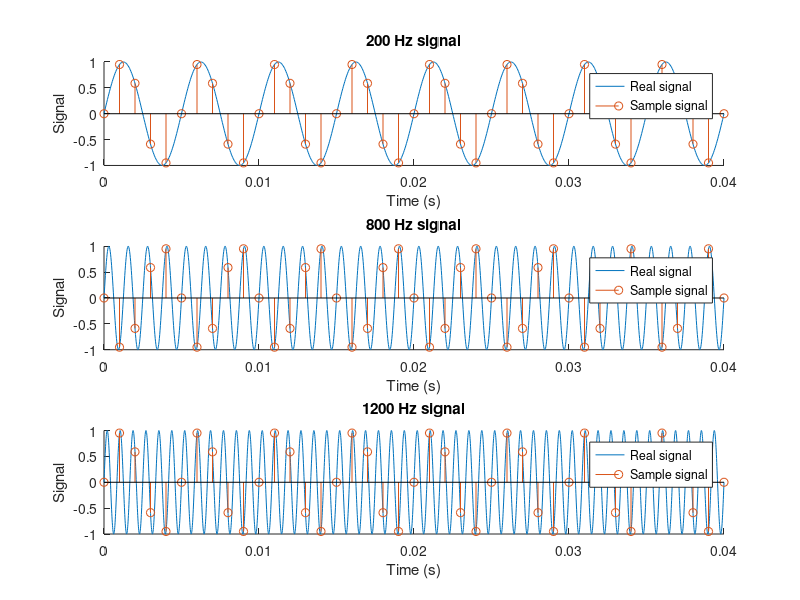

The MATLAB source for this figure:

% Lambda defines
sinusoide = @(t, f, phi)        sin(2*pi*f*t + phi);
muestreo_f = @(func, t)         struct('x', func(t), 't', t);
muestreo = @(func, t0, tf, Fs)  muestreo_f(func, t0:(1/Fs):tf);

% Plot results
figure;

freq = [200, 800, 1200];

for i=1:length(freq)
    subplot(3,1,i);
    title(sprintf('%d Hz signal', freq(i)));
    hold on;
    xlim([0, 0.04]);
    
    xa = @(t) sinusoide(t, freq(i), 0);
    fplot(xa,[0,0.04]);
    xa_m = muestreo(xa, 0, 0.04, 1000);
    stem(xa_m.t, xa_m.x);

    xlabel('Time (s)');
    ylabel('Signal');
    legend('Real signal', 'Sample signal')
end

% Answer:
% Cuando se muestrea la señal de 800 Hz a 1 kHz se observa una señal de 
% 200 Hz, desfasada pi radianes, ya que la señal original proviene de una 
% función impar y el manchado espectral inverte la variable independiente. 
% En cambio, la señal a 1200 kHz se localiza en la misma posición en el
% espectro de frecuencias.

